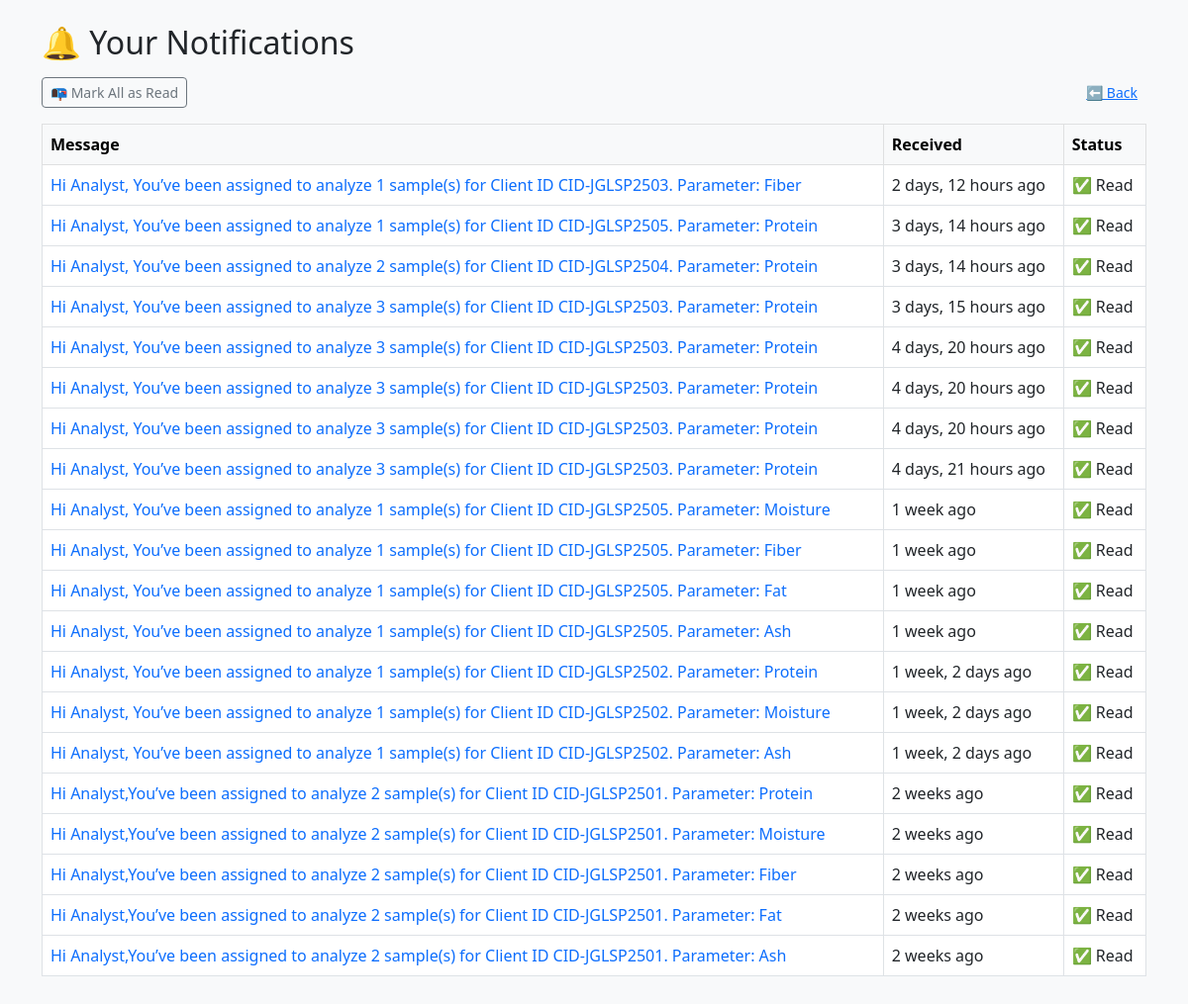
Page /notifications/ (signed in) on the earlier database version.
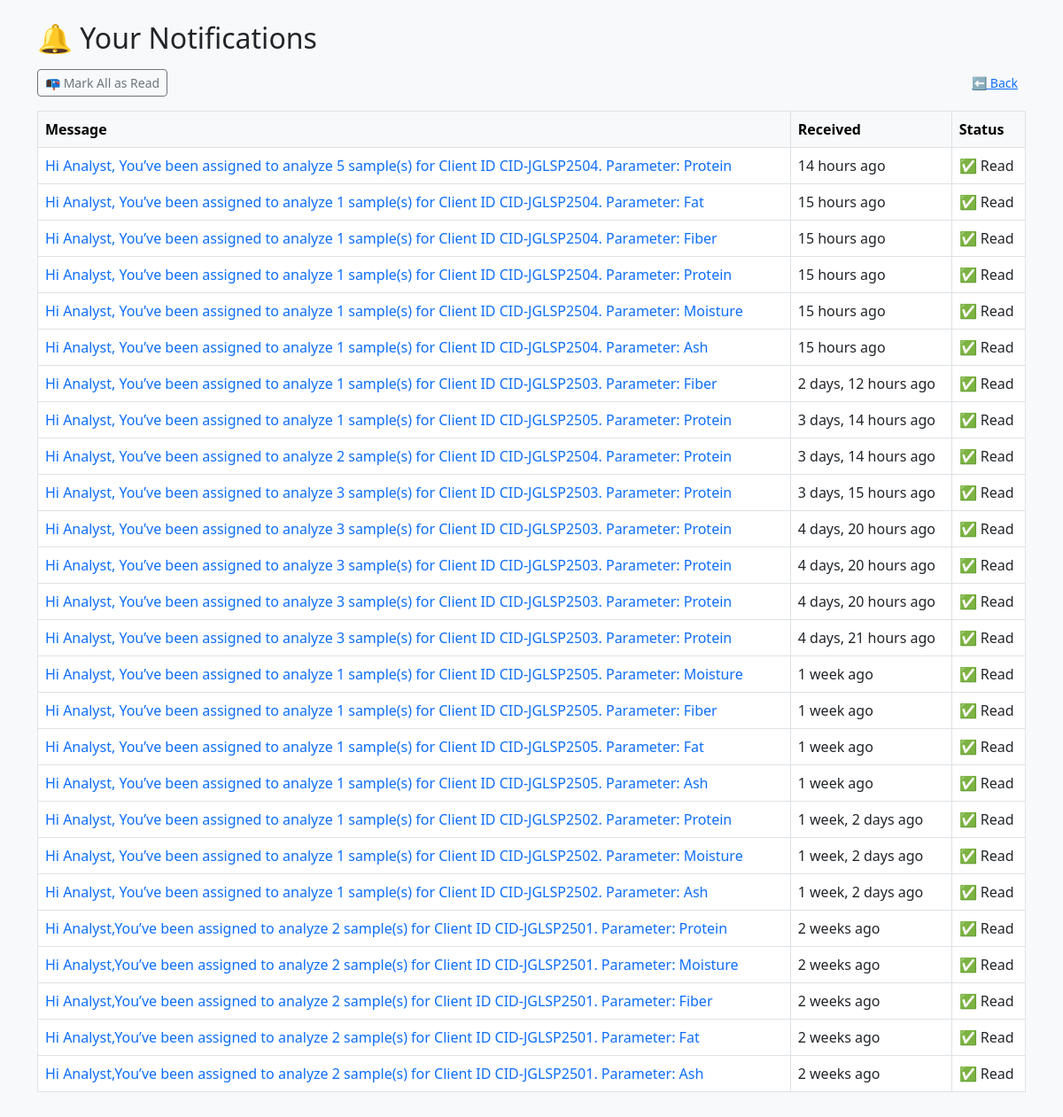
Same page on the later database version.
### notifications/models.py (models this page shows, shortened)
class Notification(models.Model):
    recipient = models.ForeignKey(User, on_delete=models.CASCADE, related_name='notifications')
    message = models.TextField()
    created_at = models.DateTimeField(auto_now_add=True)
    read = models.BooleanField(default=False)

### notifications/views.py (the view)
# urls.py: path('', notification_list, name='list'),
@login_required
def notification_list(request):
    notifications = request.user.notifications.order_by('-created_at')
    notifications.filter(read=False).update(read=True)
    return render(request, 'notifications/list.html', {'notifications': notifications})

### notifications/templates/notifications/list.html (shortened to what this page needs)
{% load humanize %}
<!DOCTYPE html>
<html>
<head>
  <link rel="stylesheet" href="https://cdn.jsdelivr.net/npm/bootstrap@5.3.0/dist/css/bootstrap.min.css">
</head>
<body class="bg-light p-4">
  <div class="container">
    <h2 class="mb-3">🔔 Your Notifications</h2>
    <div class="d-flex justify-content-between align-items-center mb-3">
      <a href="{% url 'notifications:mark_all_read' %}" class="btn btn-outline-secondary btn-sm">📭 Mark All as Read</a>
      <a href="javascript:history.back()" class="btn btn-link btn-sm">⬅ Back</a>
    </div>
    {% if notifications %}
      <table class="table table-bordered table-hover bg-white">
        <thead class="table-light">
          <tr>
            <th>Message</th>
            <th>Received</th>
            <th>Status</th>
          </tr>
        </thead>
        <tbody>
          {% for note in notifications %}
            <tr class="{% if not note.read %}table-warning{% endif %}">
              <td>
                <a href="{% url 'notifications:detail' note.id %}" class="text-decoration-none">
                  {{ note.message|truncatewords:18 }}
                </a>
              </td>
              <td>{{ note.created_at|naturaltime }}</td>
              <td>
                {% if note.read %}
                  ✅ Read
                {% else %}
                  🟡 Unread
                {% endif %}
              </td>
            </tr>
          {% endfor %}
        </tbody>
      </table>
    {% else %}
      <div class="alert alert-success text-center">
        🎉 You're all caught up — no new notifications!
      </div>
    {% endif %}
  </div>
</body>
</html>

Differences in the rows shown:
added Notification: message "Hi Analyst, You’ve been assigned to analyze 5 sample(s) for Client ID CID-JGLSP2504. Parameter: Protein", created_at "14 hours ago", read "✅ Read"
added Notification: message "Hi Analyst, You’ve been assigned to analyze 1 sample(s) for Client ID CID-JGLSP2504. Parameter: Fat", created_at "15 hours ago", read "✅ Read"
added Notification: message "Hi Analyst, You’ve been assigned to analyze 1 sample(s) for Client ID CID-JGLSP2504. Parameter: Fiber", created_at "15 hours ago", read "✅ Read"
added Notification: message "Hi Analyst, You’ve been assigned to analyze 1 sample(s) for Client ID CID-JGLSP2504. Parameter: Protein", created_at "15 hours ago", read "✅ Read"
added Notification: message "Hi Analyst, You’ve been assigned to analyze 1 sample(s) for Client ID CID-JGLSP2504. Parameter: Moisture", created_at "15 hours ago", read "✅ Read"
added Notification: message "Hi Analyst, You’ve been assigned to analyze 1 sample(s) for Client ID CID-JGLSP2504. Parameter: Ash", created_at "15 hours ago", read "✅ Read"
